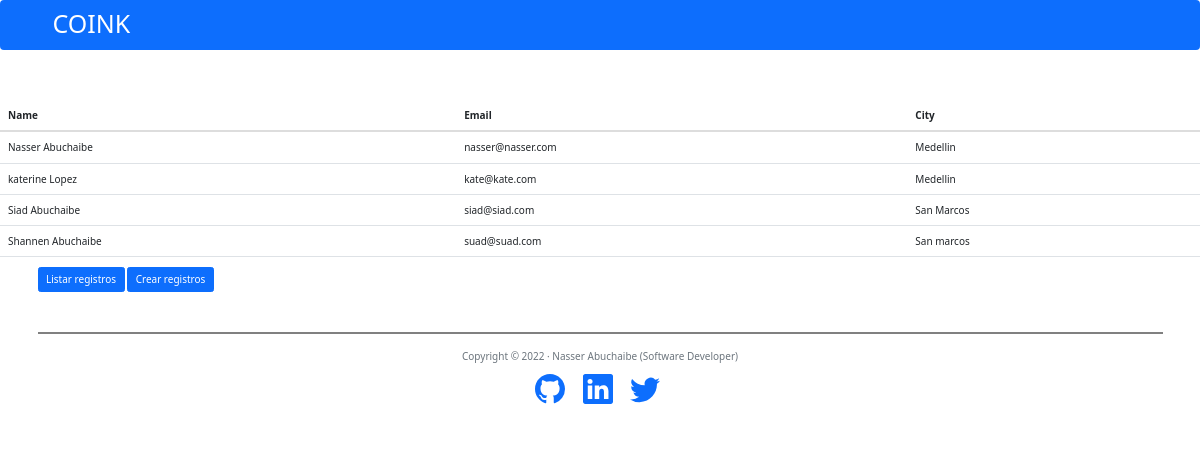
/list, run on an earlier commit of the app's database.
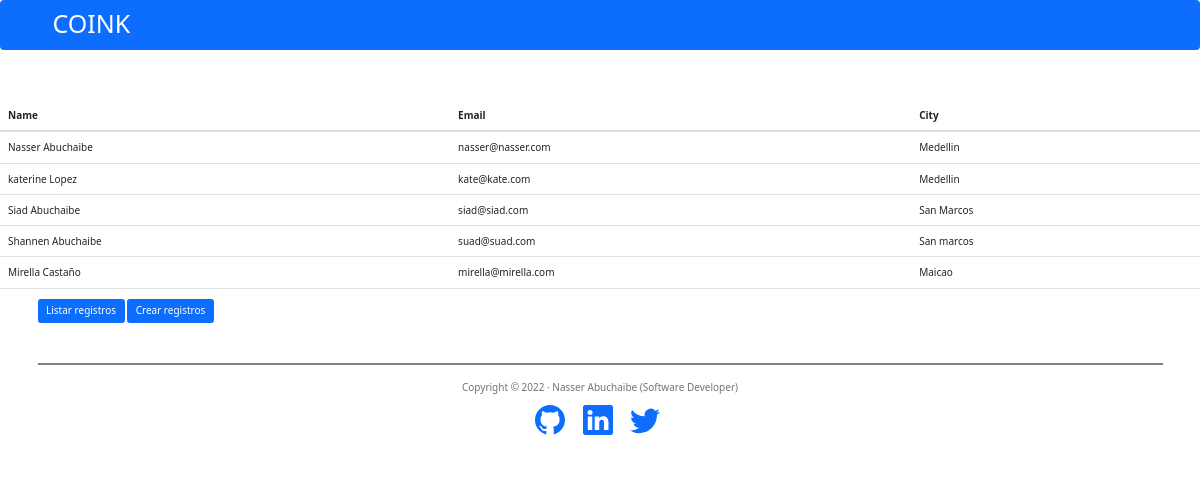
And on a later commit of the database.
### models.py (models this page shows, shortened)
class Usuario(db.Model):
    __tablename__ = 'usuario'
    id = db.Column(db.Integer, primary_key=True)
    username = db.Column(db.String(100))
    email = db.Column(db.String(100), unique=True)
    city = db.Column(db.String(100))

### routes.py (the view)
@app.route('/list')
def list_all():
    users = Usuario.query.all()
    return render_template('list.html', users=users)

### templates/list.html (shortened to what this page needs)
{% extends 'base.html' %}
{% block content %}
<table class="table">
    <thead>
      <tr>
        <th scope="col">Name</th>
        <th scope="col">Email</th>
        <th scope="col">City</th>
      </tr>
    </thead>
    <tbody>
        {% for user in users %}
            <tr>
                <td>{{ user.username }}</td>
                <td>{{ user.email }}</td>
                <td>{{ user.city }} </td>
            </tr>
        {% endfor %}
    </tbody>
  </table>
{% endblock %}

### templates/base.html (shortened to what this page needs)
{% extends 'bootstrap/base.html' %}
{% block head %}
    {{ super() }}
    <link href="https://cdn.jsdelivr.net/npm/bootstrap@5.1.3/dist/css/bootstrap.min.css" rel="stylesheet">
{% endblock head %}
{% block body %}
    {% block navbar %}
        {% include 'navbar.html' %}
    {% endblock %}
    <br>
    <br>
    {% block content %}{% endblock %}
    <div class="container">
        <a class="btn btn-primary" href={{url_for('list_all')}} role="button">Listar registros</a>
        <a class="btn btn-primary" href={{url_for('index')}} role="button">Crear registros</a>
    </div>
    {% block footer %}
        <div class="container">
	        <div id="footer">
		        {% include 'footer.html' %}
	        </div>
        </div>
    {% endblock %}
{% endblock %}

### templates/navbar.html
<nav class="navbar navbar-dark bg-primary">
  <div class="container">
      <div class="collapse navbar-collapse" id="navbarNavAltMarkup">
        <div class="navbar-nav">
          <h1>COINK</h1>
        </div>
      </div>
    </div>
</nav>

### templates/footer.html (shortened to what this page needs)
<footer style="margin-top: 40px; border-top: 2px solid gray; padding: 15px;">
    <p class="copyright text-muted" style="text-align: center;">Copyright &copy; 2022 · Nasser Abuchaibe (Software
        Developer) </p>
    <div class="container">
        <div class="row">
            <div class="col-lg-8 col-md-10 mx-auto">
                <ul class="list-inline text-center">
                    <li class="list-inline-item">
                        <a href="https://github.com/NasserAbuchaibe" target="_blank">
                        </a>
                    </li>
                    <li class="list-inline-item">
                        <a href="https://www.linkedin.com/in/nasser-abuchaibe-b251159a/" target="_blank">
                        </a>
                    </li>
                    <li class="list-inline-item">
                        <a href="https://twitter.com/NasserAbuchaibe" target="_blank">
                        </a>
                    </li>
                </ul>
            </div>
        </div>
    </div>
</footer>

What changed in the data, as far as the page shows it:
added Usuario: username "Mirella Castaño", email "mirella@mirella.com", city "Maicao"
